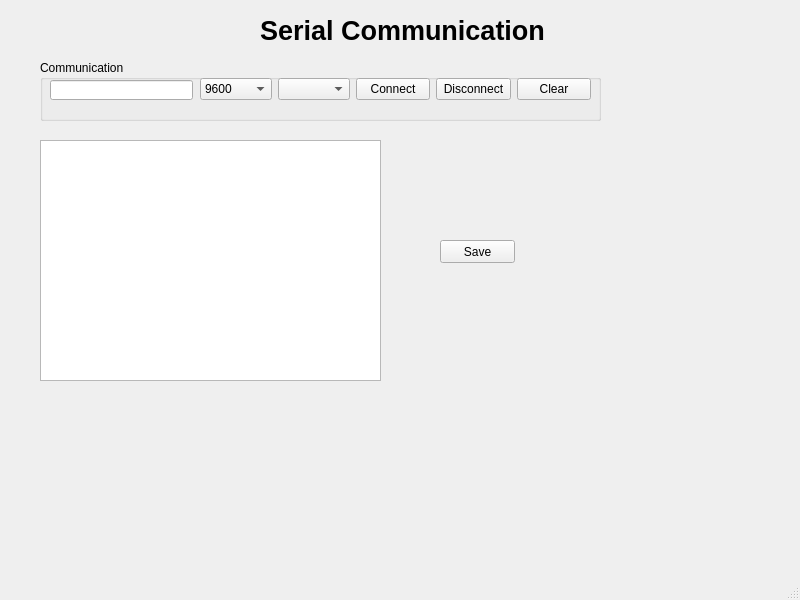
<?xml version="1.0" encoding="UTF-8"?>
<ui version="4.0">
 <class>MainWindow</class>
 <widget class="QMainWindow" name="MainWindow">
  <property name="geometry">
   <rect>
    <x>0</x>
    <y>0</y>
    <width>800</width>
    <height>600</height>
   </rect>
  </property>
  <property name="windowTitle">
   <string>MainWindow</string>
  </property>
  <widget class="QWidget" name="centralwidget">
   <widget class="QLabel" name="label">
    <property name="geometry">
     <rect>
      <x>260</x>
      <y>10</y>
      <width>311</width>
      <height>41</height>
     </rect>
    </property>
    <property name="font">
     <font>
      <pointsize>20</pointsize>
      <weight>75</weight>
      <bold>true</bold>
     </font>
    </property>
    <property name="text">
     <string>Serial Communication</string>
    </property>
   </widget>
   <widget class="QGroupBox" name="groupBox">
    <property name="geometry">
     <rect>
      <x>40</x>
      <y>60</y>
      <width>561</width>
      <height>61</height>
     </rect>
    </property>
    <property name="title">
     <string>Communication</string>
    </property>
    <widget class="QLineEdit" name="Connection">
     <property name="geometry">
      <rect>
       <x>10</x>
       <y>20</y>
       <width>143</width>
       <height>20</height>
      </rect>
     </property>
    </widget>
    <widget class="QWidget" name="">
     <property name="geometry">
      <rect>
       <x>160</x>
       <y>14</y>
       <width>391</width>
       <height>31</height>
      </rect>
     </property>
     <layout class="QHBoxLayout" name="horizontalLayout">
      <item>
       <widget class="QComboBox" name="BaurdRate">
        <item>
         <property name="text">
          <string>9600</string>
         </property>
        </item>
        <item>
         <property name="text">
          <string>57600</string>
         </property>
        </item>
        <item>
         <property name="text">
          <string>115200</string>
         </property>
        </item>
       </widget>
      </item>
      <item>
       <widget class="QComboBox" name="ComPort"/>
      </item>
      <item>
       <widget class="QPushButton" name="Connect">
        <property name="text">
         <string>Connect</string>
        </property>
       </widget>
      </item>
      <item>
       <widget class="QPushButton" name="Disconnect">
        <property name="text">
         <string>Disconnect</string>
        </property>
       </widget>
      </item>
      <item>
       <widget class="QPushButton" name="Clear">
        <property name="text">
         <string>Clear</string>
        </property>
       </widget>
      </item>
     </layout>
    </widget>
   </widget>
   <widget class="QTextEdit" name="Received_RawData">
    <property name="geometry">
     <rect>
      <x>40</x>
      <y>140</y>
      <width>341</width>
      <height>241</height>
     </rect>
    </property>
   </widget>
   <widget class="QPushButton" name="SaveButton">
    <property name="geometry">
     <rect>
      <x>440</x>
      <y>240</y>
      <width>75</width>
      <height>23</height>
     </rect>
    </property>
    <property name="text">
     <string>Save</string>
    </property>
   </widget>
  </widget>
  <widget class="QMenuBar" name="menubar">
   <property name="geometry">
    <rect>
     <x>0</x>
     <y>0</y>
     <width>800</width>
     <height>21</height>
    </rect>
   </property>
  </widget>
  <widget class="QStatusBar" name="statusbar"/>
 </widget>
 <resources/>
 <connections/>
</ui>
